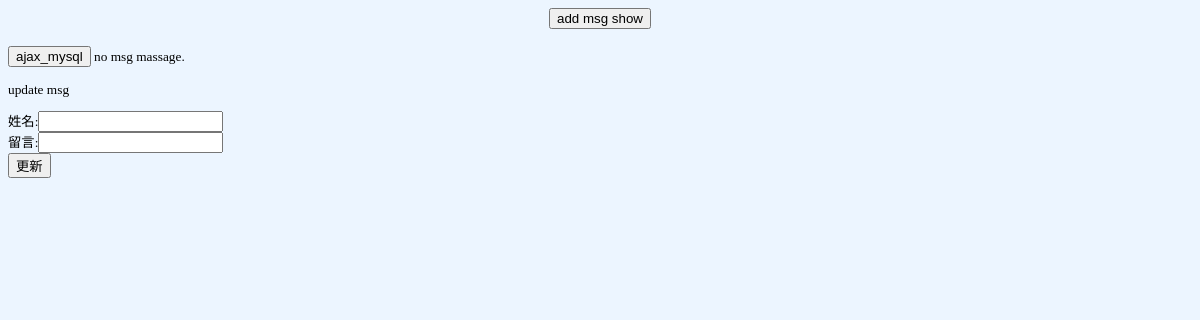
The app's page /4msg_pure_ajax/index.php, older data.
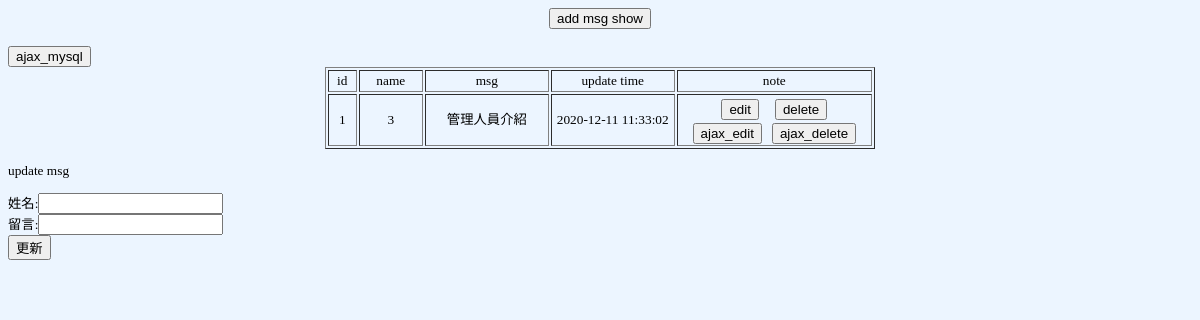
The same page, newer data.
### tables this page shows
CREATE TABLE `message_board` (
  `id` int(10) NOT NULL,
  `name` varchar(25) NOT NULL,
  `msg` varchar(50) NOT NULL,
  `create_time` datetime NOT NULL,
  `update_time` datetime DEFAULT NULL
);

### 4msg_pure_ajax/index.php (the view, shortened to what this page needs)
<!DOCTYPE html>
<html lang="en">
<head>
    <link href="css/css.css" rel="stylesheet" type="text/css">
</head>
<body>
    <div id="add_show" align="center">
        <button id="add_button_show">add msg show</button>
    </div>
    <br>
    <button class="ajax_mysql" >ajax_mysql</button>
    <?php
    require_once('db.php');
    $sql = "select * from message_board order by id asc";
    $result = mysqli_query($db, $sql);
    if (mysqli_num_rows($result) > 0) {
    ?>
    <div id="mysql_content">
        <table border="1" width=550 align="center">
            <tr align="center">
                <td>id</td>
                <td>name</td>
                <td>msg</td>
                <td>update time</td>
                <td width="100" >note</td>
            </tr>
            <?php
                while ($row = mysqli_fetch_assoc($result)) {
            ?>
            <tr height="50" align="center">
                <td width="20" >
                    <?php echo $row["id"]; ?>
                </td>
                <td width="50" >
                    <?php echo $row["name"]; ?>
                </td>
                <td width="100" >
                    <?php echo $row["msg"]; ?>
                </td>
                <td width="100" >
                    <?php echo $row["update_time"]; ?>
                </td>
                <td width=160 >
                    <button style="margin: 3px;">
                        <a href="update.php?id=<?php echo $row["id"]; ?>">edit</a>
                    </button>
                    <button style="margin: 3px;">
                        <a href="deal.php?ajax_delete=1&id=<?php echo $row["id"]; ?>">delete</a>
                    </button>
                    <br>
                    <button class="ajax_edit_button" id="<?php echo $row["id"]; ?>">ajax_edit</button>
                    <button class="ajax_delete" id="<?php echo $row["id"]; ?>">ajax_delete</button>
                </td>
            </tr>
            <?php
                }
            } else {
                echo "no msg massage.";
            }
            ?>
        </table>
    </div>
    <p>update msg</p>
    <form action="deal.php?id=<?php echo $id; ?>" method="post">
        姓名:<input id="edit_name" type="test" name="update_name" value="<?php echo $row["name"]; ?>" />
        <br>
        留言:<input id="edit_msg" type="test" name="update_msg" value="<?php echo $row["msg"]; ?>" /></textarea>
        <br>
        <input id="update" type="submit" name="update_submit" value="更新" />
    </form>
</body>
</html>

### 4msg_pure_ajax/css/css.css (style rules this page uses)
a:link { text-decoration: none; color: #000000; }
body { font-size: 10pt; line-height: 13pt; background-color: #ECF5FF; }
form { margin: 0px; padding: 0px; }

Row changes from the older to the newer data that the page shows:
added message_board: id "1", name "3", msg "管理人員介紹", update_time "2020-12-11 11:33:02"
Text that changed along with them:
text no longer shown: "no msg massage."
text now shown: "id name msg update time note"
